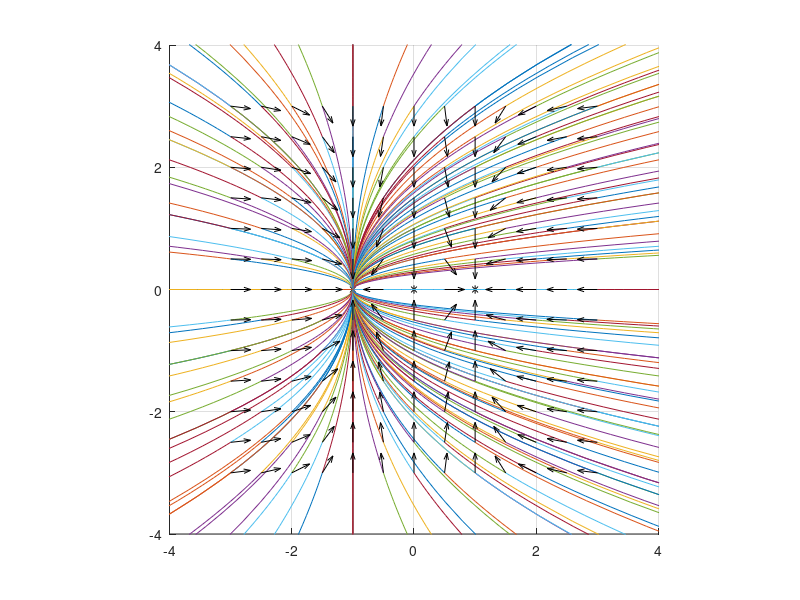

This chart was generated by the following MATLAB code:
function phasePortrait12
	function z=ff(t,y)
		z=[-2*y(1)-2; -y(2)];
	end
clf; clc
tmax=5; 
hold on
grid on
daspect([1 1 1])

% можем да изобразим повече фазови криви като намалим стъпката
x=-3:0.5:3;
y=-3:0.5:3;

[X,Y]=meshgrid(x,y);
% чертаем равновесните точки на системата
plot(0, 0, 'k*', -1, 0, 'k*', 1, 0, 'k*')

% чертаем фазов портрет
for i=1:length(x)
	for j=1:length(y)
		[T,Z]=ode45(@ff, [0, tmax], [X(i,j), Y(i,j)]);
		[T1,Z1]=ode45(@ff, [0, -tmax], [X(i,j), Y(i,j)]);
		
		plot(Z(:,1), Z(:,2), Z1(:, 1), Z1(:, 2))
		axis([-4, 4, -4, 4])
	 end
end

% тангенциални вектори:
DX=X - X.^3;
DY=-Y;

% чертаем ненормирани тангенциални вектори
% quiver(X, Y, DX, DY, 1.5, 'k');

% нормираме тангенциалните вектори
D=sqrt(DX.^2+DY.^2);

% чертаем нормираните тангенциални вектори
quiver(X, Y, DX./D, DY./D, 0.5, 'k')
end
